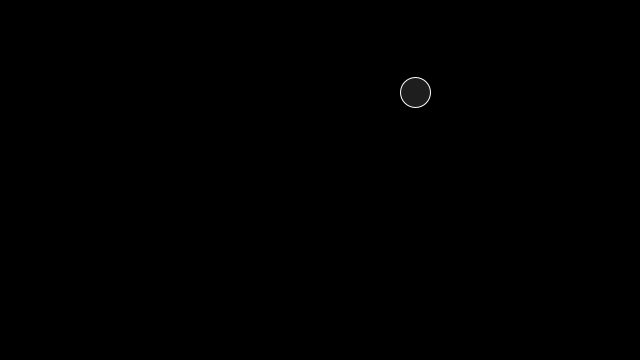
Frame 1 (no input)
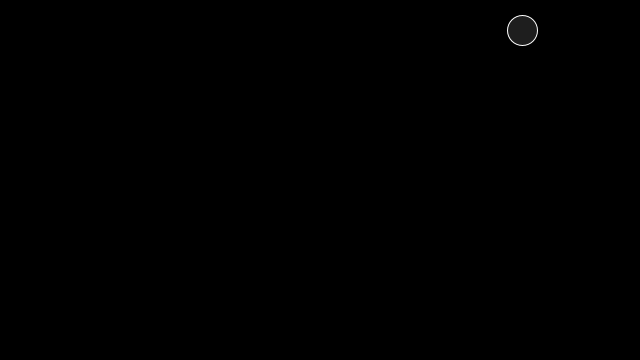
Frame 60 (the mouse pressed at the canvas centre just before this capture)
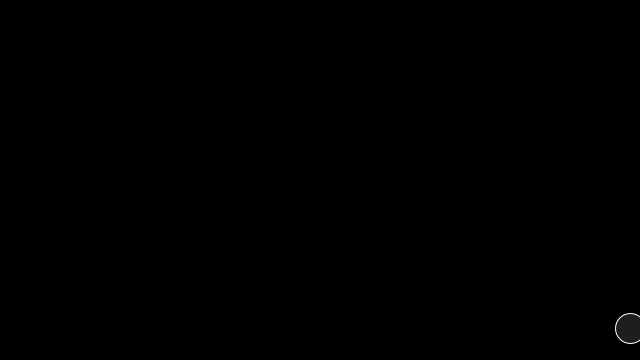
Frame 120 (the mouse held since frame 60 and released just before this capture)

The Processing sketch that drew these frames (run headless with seeded random() and noise(); from frame 60 on, the mouse is pressed at the canvas centre):

// Processing sketch: ex8_oop_and_vectors
// ── ex8_oop_and_vectors.pde
/*
  Exercise 8 - OOP with Vectors
*/

Mover m;

void setup() {
  size(640, 360);
  m = new Mover();
}


void draw() {
  background(0);
  m.update();
  m.checkEdges();
  m.display();
}

// ── Mover.pde
class Mover {
 
  PVector location,
          velocity;
          
  Mover() {
    location = new PVector(random(width),random(height));
    velocity = new PVector(random(-2,2),random(-2,2));
  }
  
  void update() {
    location.add(velocity);
  }
  
  void checkEdges() {
    if(location.x > width) {
      location.x = 0;
    } else if(location.x < 0) {
      location.x = width;
    } else if(location.y > height) {
      location.y = 0;
    } else if(location.y < 0) {
      location.y = height;
    }
  }  
  
  void display() {
    stroke(255);
    fill(255,30);
    ellipse(location.x, location.y, 30, 30);
  }
}
